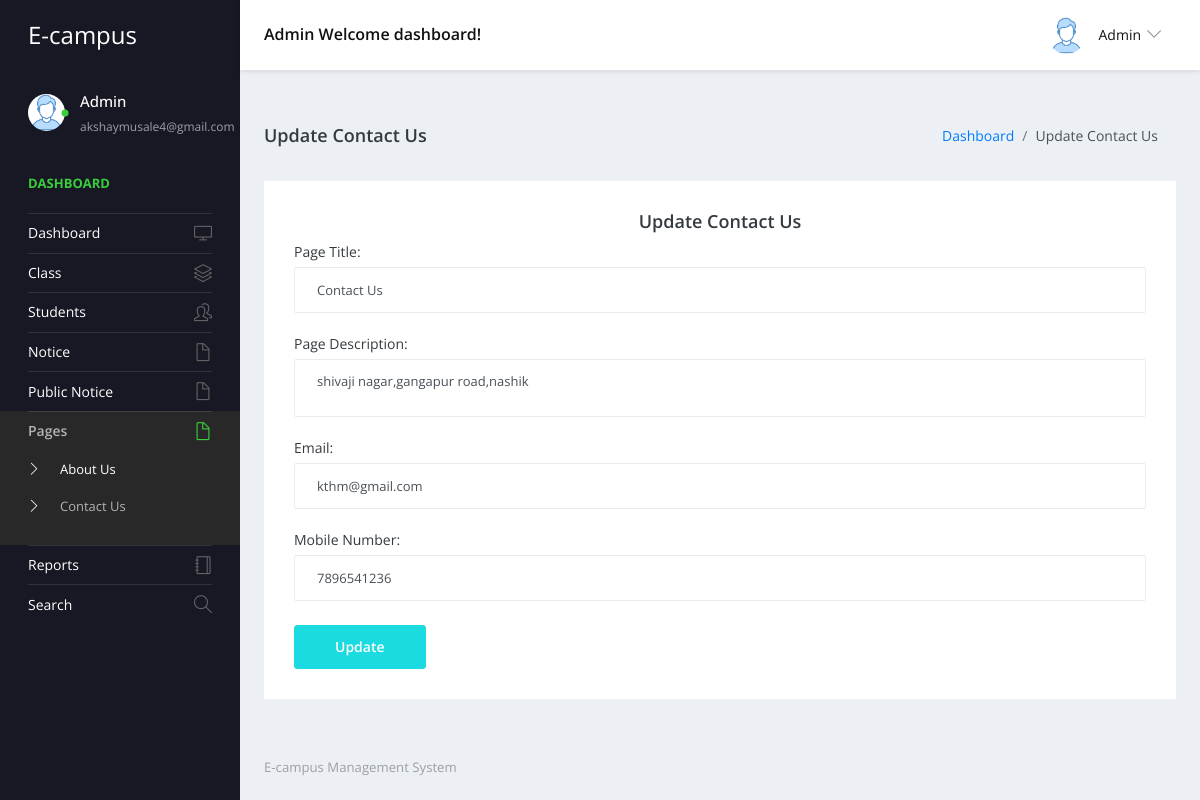
The page /admin/contact-us.php (signed in) on the database its author committed.
### tables this page shows
CREATE TABLE `tblpage` (
  `ID` int(10) NOT NULL,
  `PageType` varchar(200) DEFAULT NULL,
  `PageTitle` mediumtext DEFAULT NULL,
  `PageDescription` mediumtext DEFAULT NULL,
  `Email` varchar(200) DEFAULT NULL,
  `MobileNumber` bigint(10) DEFAULT NULL,
  `UpdationDate` date DEFAULT NULL
);

### admin/contact-us.php (the view, shortened to what this page needs)
<?php
include('includes/dbconnection.php');
if (strlen($_SESSION['sturecmsaid']==0)) {
  header('location:logout.php');
  } else{
  ?>
<!DOCTYPE html>
<html lang="en">
  <head>
    <link rel="stylesheet" href="vendors/simple-line-icons/css/simple-line-icons.css">
    <link rel="stylesheet" href="vendors/flag-icon-css/css/flag-icon.min.css">
    <link rel="stylesheet" href="vendors/css/vendor.bundle.base.css">
    <link rel="stylesheet" href="vendors/select2/select2.min.css">
    <link rel="stylesheet" href="vendors/select2-bootstrap-theme/select2-bootstrap.min.css">
    <link rel="stylesheet" href="css/style.css" />
  </head>
  <body>
    <div class="container-scroller">
     <?php include_once('includes/header.php');?>
      <div class="container-fluid page-body-wrapper">
      <?php include_once('includes/sidebar.php');?>
        <div class="main-panel">
          <div class="content-wrapper">
            <div class="page-header">
              <h3 class="page-title"> Update Contact Us </h3>
              <nav aria-label="breadcrumb">
                <ol class="breadcrumb">
                  <li class="breadcrumb-item"><a href="dashboard.php">Dashboard</a></li>
                  <li class="breadcrumb-item active" aria-current="page"> Update Contact Us</li>
                </ol>
              </nav>
            </div>
            <div class="row">
              <div class="col-12 grid-margin stretch-card">
                <div class="card">
                  <div class="card-body">
                    <h4 class="card-title" style="text-align: center;">Update Contact Us</h4>
                    <form class="forms-sample" method="post">
                      <?php
$sql="SELECT * from  tblpage where PageType='contactus'";
$query = $dbh -> prepare($sql);
$query->execute();
$results=$query->fetchAll(PDO::FETCH_OBJ);
$cnt=1;
if($query->rowCount() > 0)
{
foreach($results as $row)
{               ?>
                      <div class="form-group">
                        <label for="exampleInputName1">Page Title:</label>
                        <input type="text" name="pagetitle" value="<?php  echo $row->PageTitle;?>" class="form-control" required='true'>
                      </div>
                      <div class="form-group">
                        <label for="exampleInputName1">Page Description:</label>
                        <textarea type="text" name="pagedes" class="form-control" required='true'><?php  echo $row->PageDescription;?></textarea>
                      </div>
                      <div class="form-group">
                        <label for="exampleInputName1">Email:</label>
                        <input type="text" name="email" id="email" required="true" value="<?php  echo $row->Email;?>" class="form-control">
                      </div>
                      <div class="form-group">
                        <label for="exampleInputName1">Mobile Number:</label>
                        <input type="text" name="mobnum" id="mobnum" required="true" value="<?php  echo $row->MobileNumber;?>" class="form-control" maxlength="10" pattern="[0-9]+">
                      </div>
                      <?php $cnt=$cnt+1;}} ?>
                      <button type="submit" class="btn btn-primary mr-2" name="submit">Update</button>
                    </form>
                  </div>
                </div>
              </div>
            </div>
          </div>
         <?php include_once('includes/footer.php');?>
        </div>
      </div>
    </div>
  </body>
</html><?php }  ?>

### admin/includes/header.php (shortened to what this page needs)
 <nav class="navbar default-layout-navbar col-lg-12 col-12 p-0 fixed-top d-flex flex-row">
        <div class="navbar-brand-wrapper d-flex align-items-center">
          <a class="navbar-brand brand-logo" href="dashboard.php">
            <strong style="color: white;">E-campus</strong>
          </a>
        </div><?php
         $aid= $_SESSION['sturecmsaid'];
$sql="SELECT * from tbladmin where ID=:aid";
$query = $dbh -> prepare($sql);
$query->bindParam(':aid',$aid,PDO::PARAM_STR);
$query->execute();
$results=$query->fetchAll(PDO::FETCH_OBJ);
$cnt=1;
if($query->rowCount() > 0)
{
foreach($results as $row)
{               ?>
        <div class="navbar-menu-wrapper d-flex align-items-center flex-grow-1">
          <h5 class="mb-0 font-weight-medium d-none d-lg-flex"><?php  echo htmlentities($row->AdminName);?> Welcome dashboard!</h5>
          <ul class="navbar-nav navbar-nav-right ml-auto">
            <li class="nav-item dropdown d-none d-xl-inline-flex user-dropdown">
              <a class="nav-link dropdown-toggle" id="UserDropdown" href="#" data-toggle="dropdown" aria-expanded="false">
                <img class="img-xs rounded-circle ml-2" src="images/faces/face8.jpg" alt="Profile image"> <span class="font-weight-normal"> <?php  echo htmlentities($row->AdminName);?> </span></a>
                <?php $cnt=$cnt+1;}} ?>
            </li>
          </ul>
        </div>
      </nav>

### admin/includes/sidebar.php (shortened to what this page needs)
<nav class="sidebar sidebar-offcanvas" id="sidebar">
          <ul class="nav">
            <li class="nav-item nav-profile">
              <a href="#" class="nav-link">
                <div class="profile-image">
                  <img class="img-xs rounded-circle" src="images/faces/face8.jpg" alt="profile image">
                  <div class="dot-indicator bg-success"></div>
                </div>
                <div class="text-wrapper">
                  <?php
         $aid= $_SESSION['sturecmsaid'];
$sql="SELECT * from tbladmin where ID=:aid";
$query = $dbh -> prepare($sql);
$query->bindParam(':aid',$aid,PDO::PARAM_STR);
$query->execute();
$results=$query->fetchAll(PDO::FETCH_OBJ);
$cnt=1;
if($query->rowCount() > 0)
{
foreach($results as $row)
{               ?>
                  <p class="profile-name"><?php  echo htmlentities($row->AdminName);?></p>
                  <p class="designation"><?php  echo htmlentities($row->Email);?></p><?php $cnt=$cnt+1;}} ?>
                </div>
              </a>
            </li>
            <li class="nav-item nav-category">
              <span class="nav-link">Dashboard</span>
            </li>
            <li class="nav-item">
              <a class="nav-link" href="dashboard.php">
                <span class="menu-title">Dashboard</span>
                <i class="icon-screen-desktop menu-icon"></i>
              </a>
            </li>
            <li class="nav-item">
              <a class="nav-link" data-toggle="collapse" href="#ui-basic" aria-expanded="false" aria-controls="ui-basic">
                <span class="menu-title">Class</span>
                <i class="icon-layers menu-icon"></i>
              </a>
            </li>
            <li class="nav-item">
              <a class="nav-link" data-toggle="collapse" href="#ui-basic1" aria-expanded="false" aria-controls="ui-basic1">
                <span class="menu-title">Students</span>
                <i class="icon-people menu-icon"></i>
              </a>
            </li>
            <li class="nav-item">
              <a class="nav-link" data-toggle="collapse" href="#auth" aria-expanded="false" aria-controls="auth">
                <span class="menu-title">Notice</span>
                <i class="icon-doc menu-icon"></i>
              </a>
            </li>
            <li class="nav-item">
              <a class="nav-link" data-toggle="collapse" href="#auth1" aria-expanded="false" aria-controls="auth">
                <span class="menu-title">Public Notice</span>
                <i class="icon-doc menu-icon"></i>
              </a>
              <li class="nav-item">
              <a class="nav-link" data-toggle="collapse" href="#auth2" aria-expanded="false" aria-controls="auth">
                <span class="menu-title">Pages</span>
                <i class="icon-doc menu-icon"></i>
              </a>
              <div class="collapse" id="auth2">
                <ul class="nav flex-column sub-menu">
                  <li class="nav-item"> <a class="nav-link" href="about-us.php"> About Us </a></li>
                  <li class="nav-item"> <a class="nav-link" href="contact-us.php"> Contact Us </a></li>
                </ul>
              </div>
            </li>
              <li class="nav-item">
              <a class="nav-link" href="between-dates-reports.php">
                <span class="menu-title">Reports</span>
                <i class="icon-notebook menu-icon"></i>
              </a>
            </li>
            <li class="nav-item">
              <a class="nav-link" href="search.php">
                <span class="menu-title">Search</span>
                <i class="icon-magnifier menu-icon"></i>
              </a>
            </li>
            </li>
          </ul>
        </nav>

### rows shown on the page
tblpage: pagetitle "Contact Us", pagedes "shivaji nagar,gangapur road,nashik", email "kthm@gmail.com", mobnum "7896541236"

### other values the page prints
$row->AdminName "Admin"
$row->Email "akshaymusale4@gmail.com"
